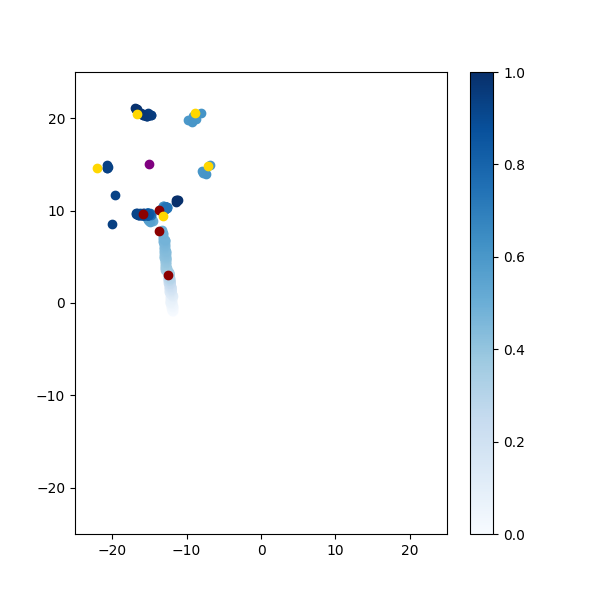
#> input picture algorithm/src/fig/DBSCAN_1.png, 600 x 600 px, given in place of 6.png, which was not available
$ python testSIFT.py
#> lines starting #> are read from the running program, lines starting #| are printed output that depends on the picture; pictures that were not available may be replaced by others from this repository, and a replacement may not be noted
import cv2
import numpy as np
import matplotlib.pyplot as plt

# Load two images
img1 = cv2.resize(cv2.imread('./temp/img/rgb_b/6.png',0), (960, 540))  # queryImage
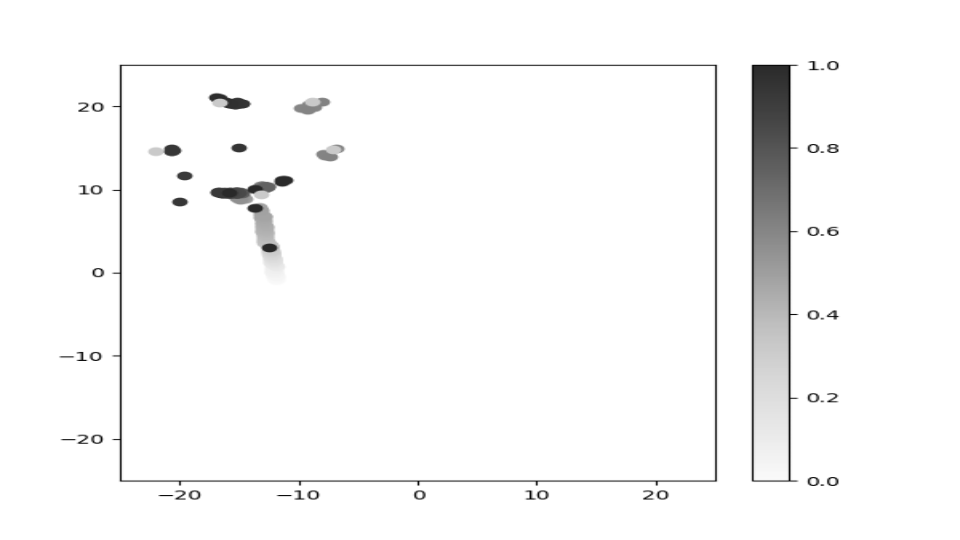
#> img1: shape (540, 960); min 2, max 255, mean 248.4
img2 = cv2.resize(cv2.imread('./temp/img/rgb_b/7.png',0), (960, 540))  # trainImage
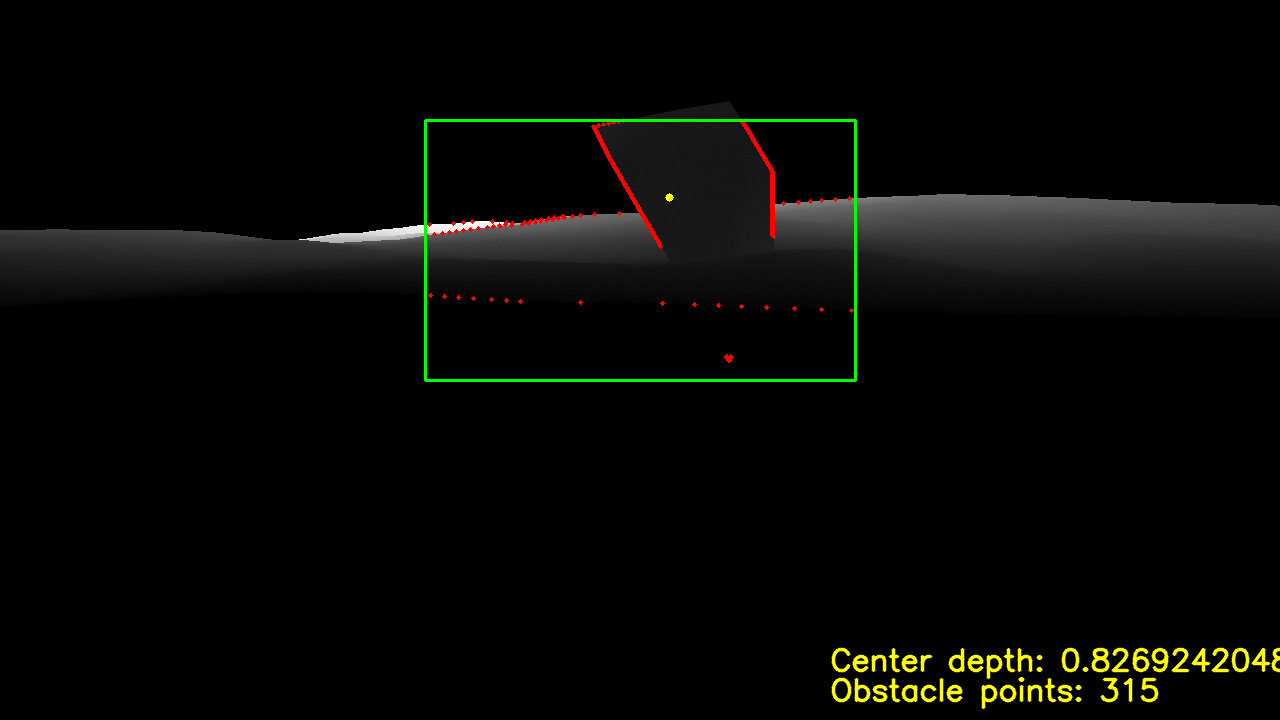
#> input picture algorithm/src/fig/7.png, 1280 x 720 px, found by its file name
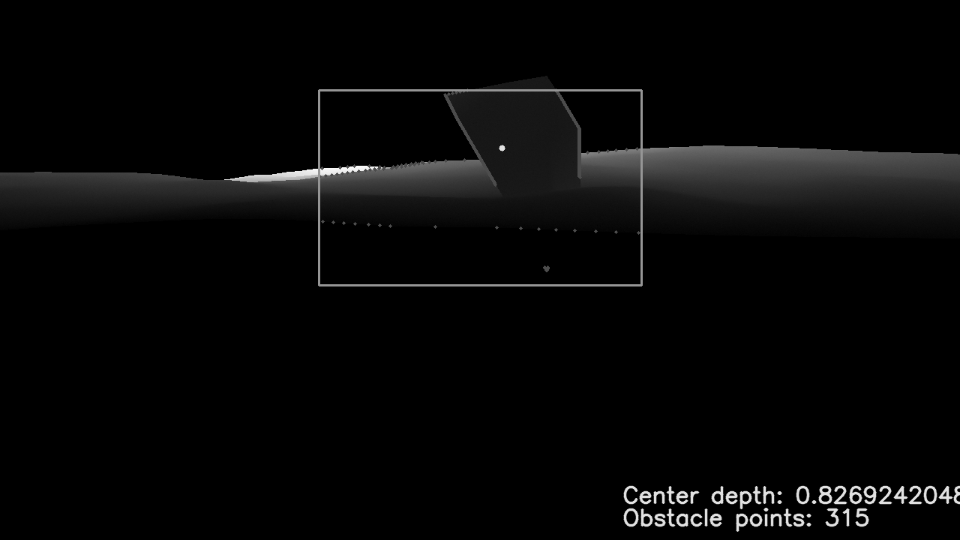
#> img2: shape (540, 960); min 0, max 252, mean 7.6

# Initiate SIFT detector
sift = cv2.SIFT_create()

# Find the keypoints and descriptors with SIFT
kp1, des1 = sift.detectAndCompute(img1,None)
#> kp1 = 243 keypoints; strongest (x, y, size): (172, 150, 8.9), (239, 148, 7.3), (180, 202, 7.3), (284, 181, 8.6)
kp2, des2 = sift.detectAndCompute(img2,None)
#> kp2 = 551 keypoints; strongest (x, y, size): (814, 502, 2.5), (779, 493, 2.5), (779, 502, 2.5), (809, 515, 2.5)

# FLANN parameters
FLANN_INDEX_KDTREE = 1
index_params = dict(algorithm = FLANN_INDEX_KDTREE, trees = 5)
search_params = dict(checks=50)

flann = cv2.FlannBasedMatcher(index_params,search_params)
matches = flann.knnMatch(des1,des2,k=2)
#> matches = 243 matches

# store all the good matches as per Lowe's ratio test.
good = []
for m,n in matches:
    if m.distance < 0.7*n.distance:
        good.append(m)
#> after the loop, good = []

if len(good)>10:
    good = good[:10]
    src_pts = np.float32([ kp1[m.queryIdx].pt for m in good ]).reshape(-1,1,2)
    dst_pts = np.float32([ kp2[m.trainIdx].pt for m in good ]).reshape(-1,1,2)

    M, mask = cv2.findHomography(src_pts, dst_pts, cv2.RANSAC,5.0)
    matchesMask = mask.ravel().tolist()

    h,w = img1.shape
    pts = np.float32([ [0,0],[0,h-1],[w-1,h-1],[w-1,0] ]).reshape(-1,1,2)
    dst = cv2.perspectiveTransform(pts,M)

    img2 = cv2.polylines(img2,[np.int32(dst)],True,255,3, cv2.LINE_AA)

else:
#> (the run stopped early here; a loop or call above may not have finished)
